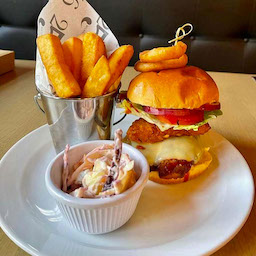
#> input picture code_v1/test.bmp, 256 x 256 px, found by its file name
$ python check.py
#> lines starting #> are read from the running program, lines starting #| are printed output that depends on the picture; after the words box and inside, x2 and y2 are one past the last pixel; in counts of white or black regions, pixels touching at a corner belong together
import numpy as np
import imageio
import matplotlib.pyplot as plt
import time


def svt(mat, tau):
    u, s, v = np.linalg.svd(mat, full_matrices = 0)
    vec = s - tau
    vec[vec < 0] = 0
    return np.matmul(np.matmul(u, np.diag(vec)), v)

def LRMC(sparse_mat, dense_mat, rho, maxiter):

    pos_train = np.where(sparse_mat != 0)
    pos_test = np.where((sparse_mat == 0) & (dense_mat != 0))
    binary_mat = sparse_mat.copy()
    binary_mat[pos_train] = 1

    X = sparse_mat.copy()
    Z = sparse_mat.copy()
    T = sparse_mat.copy()
    rse = np.zeros(maxiter)

    for it in range(maxiter):
        print('now--',it)
        Z = svt(X + T / rho, 1 / rho)
        print('Z')
        X = Z - T / rho
        print('X')
        X[pos_train] = sparse_mat[pos_train]
        print('X[]')
        T = T - rho * (Z - X)
        print('T')
        rse[it] = (np.linalg.norm(X[pos_test] - dense_mat[pos_test], 2)
                   / np.linalg.norm(dense_mat[pos_test], 2))
        print('res')
    return X, rse

#+++++++++++++++++++++++++++++++++++++++++++++++++++++++++++++++++++++++++++++++++


lena = imageio.imread('/Users/cesar/Desktop/同步储存/net/jpeg/code_v1/test.bmp')/255.0
sparse_lena=imageio.imread('/Users/cesar/Desktop/同步储存/net/jpeg/code_v1/result.jpeg')/255.0
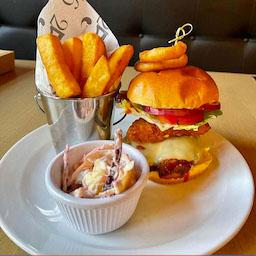
#> input picture code_v1/result.jpeg, 256 x 256 px, found by its file name
print('The shape of the image is {}.'.format(lena.shape))
#| The shape of the image is (256, 256, 3).

dim1, dim2,dim3 = lena.shape
#> dim1 = 256; dim2 = 256; dim3 = 3
mask = np.round(np.random.rand(dim1, dim2,dim3))  # Generate a binary mask.
mask1 = np.round(np.random.rand(dim1, dim2,dim3))
# mask2 = np.round(np.random.rand(dim1, dim2))

plt.figure(figsize=(15,12))
plt.imshow(lena)
plt.title('The original Lena')
plt.axis('off')
print('1 done')

plt.figure(figsize=(15,12))
plt.imshow(sparse_lena)
plt.title('The incomplete Lena')
plt.axis("off")
print('2 done')

plt.show()
print('show done')
#+++++++++++++++++++++++++++++++++++++++++++++++++++++++++++++++++++++++++++++++++

start = time.time()
rho = 0.005
maxiter = 50
print('1 start')
mat_hat, rse_svt = LRMC(sparse_lena[:,:,0], lena[:,:,0], rho, maxiter)
#> in LRMC, `pos_train = np.where(sparse_mat != 0)`: pos_train = 65514 positions, rows 0 to 255, columns 0 to 255
#> in LRMC, `pos_test = np.where((sparse_mat == 0) & (dense_mat != 0))`: pos_test = 15 positions, rows 15 to 55, columns 3 to 249
#> in LRMC, `binary_mat[pos_train] = 1`:
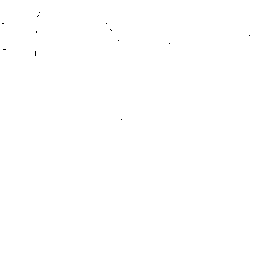
#> binary_mat: shape (256, 256) float64; values 0 (black) and 1 (white), 100% white; black in thin lines or dots, all inside (x1, y1, x2, y2) = (2, 12, 250, 120)
#> after the loop in LRMC, `for it in range(maxiter):`:
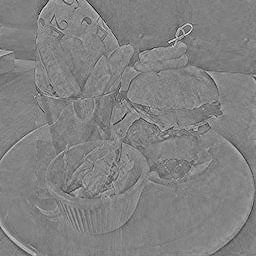
#> T: shape (256, 256) float64; min -0.406, max 0.399, mean 0.00377; drawn with min black and max white
#> after the loop in LRMC, `for it in range(maxiter):`: rse = 50 values, max 751.6 at index 0, min 7.15 at index 49, mean 26.2
#> rse_svt has the same summary as rse in LRMC
end = time.time()
print('1 end')
print('Running time: %d seconds.'%(end - start))
start = time.time()
print('2 start')
mat_hat1, rse_svt1 = LRMC(sparse_lena[:,:,1], lena[:,:,1], rho, maxiter)
#> in LRMC (call 2), `pos_train = np.where(sparse_mat != 0)`: pos_train = 65202 positions, rows 0 to 255, columns 0 to 255
#> in LRMC (call 2), `pos_test = np.where((sparse_mat == 0) & (dense_mat != 0))`: pos_test = 179 positions, rows 5 to 189, columns 2 to 254
#> in LRMC (call 2), `binary_mat[pos_train] = 1`: binary_mat: shape (256, 256) float64; values 0 (black) and 1 (white), 99.5% white; black in thin lines or dots, all inside (x1, y1, x2, y2) = (2, 3, 255, 191)
#> the loop in LRMC (call 2), `for it in range(maxiter):` made 50 passes
#> pass 1, in LRMC (call 2), `Z = svt(X + T / rho, 1 / rho)`:
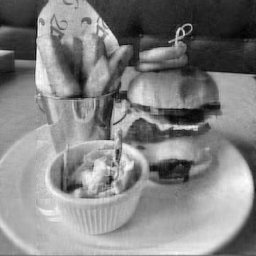
#> Z: shape (256, 256) float64; min -4.69, max 193, mean 97.2; drawn with min black and max white
#> after the loop in LRMC (call 2), `for it in range(maxiter):`: rse = 50 values, max 962.5 at index 0, min 9.72 at index 49, mean 34.22
#> rse_svt1 has the same summary as rse in LRMC
end = time.time()
print('2 end')
print('Running time: %d seconds.'%(end - start))
start = time.time()
print('3 start')
mat_hat2, rse_svt2 = LRMC(sparse_lena[:,:,2], lena[:,:,2], rho, maxiter)
#> call 3 of LRMC, with rho = 0.005, maxiter = 50
#> in LRMC (call 3), `pos_train = np.where(sparse_mat != 0)`: pos_train = 59705 positions, rows 0 to 255, columns 0 to 255
#> in LRMC (call 3), `pos_test = np.where((sparse_mat == 0) & (dense_mat != 0))`: pos_test = 3061 positions, rows 1 to 253, columns 0 to 255
#> in LRMC (call 3), `binary_mat[pos_train] = 1`: binary_mat: shape (256, 256) float64; values 0 (black) and 1 (white), 91.1% white; black in thin lines or dots
#> after the loop in LRMC (call 3), `for it in range(maxiter):`:
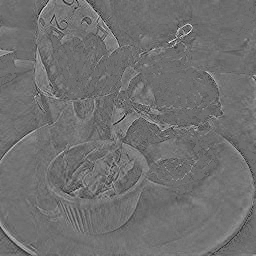
#> T: shape (256, 256) float64; min -0.349, max 0.449, mean 0.00327; drawn with min black and max white
#> after the loop in LRMC (call 3), `for it in range(maxiter):`:
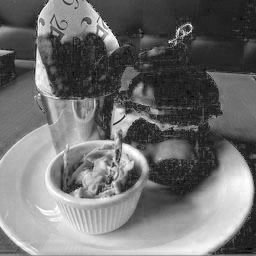
#> X: shape (256, 256) float64; min -0.133, max 1, mean 0.367; drawn with min black and max white
#> after the loop in LRMC (call 3), `for it in range(maxiter):`: rse = 50 values, max 281.5 at index 0, min 3.27 at index 49, mean 11.28
#> rse_svt2 has the same summary as rse in LRMC
end = time.time()
print('3 end')
print('Running time: %d seconds.'%(end - start))

#修复完把三张图拼接在一起
c=[]
for i in range(dim1):
    c.append([])
    for j in range(dim2):
        print('i=',i,'j=',j)
        c[i].append([mat_hat[i][j],mat_hat1[i][j],mat_hat2[i][j]])
#> after the loop, c = 256 items

#+++++++++++++++++++++++++++++++++++++++++++++++++++++++++++++++++++++++++++++++++++++
plt.figure(figsize=(20,15))
# plt.imshow(mat_hat)
plt.imshow(c)
# plt.imshow(mat_hat2)
plt.savefig("lbk.png")
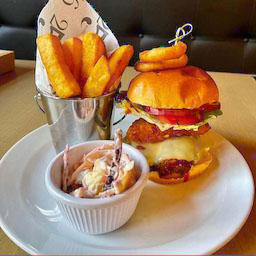
#> shown: shape (256, 256, 3) float64; mean R, G, B 0.618, 0.488, 0.367
plt.axis('off')
plt.show()
